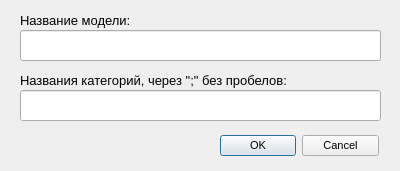
<?xml version="1.0" encoding="UTF-8"?>
<ui version="4.0">
 <class>add_class_lda</class>
 <widget class="QWidget" name="add_class_lda">
  <property name="geometry">
   <rect>
    <x>0</x>
    <y>0</y>
    <width>400</width>
    <height>171</height>
   </rect>
  </property>
  <property name="windowTitle">
   <string>Добавить модель LDA</string>
  </property>
  <widget class="QLineEdit" name="lineEdit_title">
   <property name="geometry">
    <rect>
     <x>20</x>
     <y>30</y>
     <width>361</width>
     <height>31</height>
    </rect>
   </property>
   <property name="font">
    <font>
     <pointsize>10</pointsize>
    </font>
   </property>
  </widget>
  <widget class="QLabel" name="label">
   <property name="geometry">
    <rect>
     <x>20</x>
     <y>10</y>
     <width>351</width>
     <height>20</height>
    </rect>
   </property>
   <property name="font">
    <font>
     <pointsize>10</pointsize>
    </font>
   </property>
   <property name="text">
    <string>Название модели:</string>
   </property>
  </widget>
  <widget class="QDialogButtonBox" name="buttonBox">
   <property name="geometry">
    <rect>
     <x>220</x>
     <y>130</y>
     <width>159</width>
     <height>31</height>
    </rect>
   </property>
   <property name="font">
    <font>
     <pointsize>8</pointsize>
    </font>
   </property>
   <property name="standardButtons">
    <set>QDialogButtonBox::Cancel|QDialogButtonBox::Ok</set>
   </property>
  </widget>
  <widget class="QLineEdit" name="lineEdit_category">
   <property name="geometry">
    <rect>
     <x>20</x>
     <y>90</y>
     <width>361</width>
     <height>31</height>
    </rect>
   </property>
   <property name="font">
    <font>
     <pointsize>10</pointsize>
    </font>
   </property>
  </widget>
  <widget class="QLabel" name="label_2">
   <property name="geometry">
    <rect>
     <x>20</x>
     <y>70</y>
     <width>351</width>
     <height>20</height>
    </rect>
   </property>
   <property name="font">
    <font>
     <pointsize>10</pointsize>
    </font>
   </property>
   <property name="text">
    <string>Названия категорий, через &quot;;&quot; без пробелов:</string>
   </property>
  </widget>
 </widget>
 <resources/>
 <connections/>
</ui>
